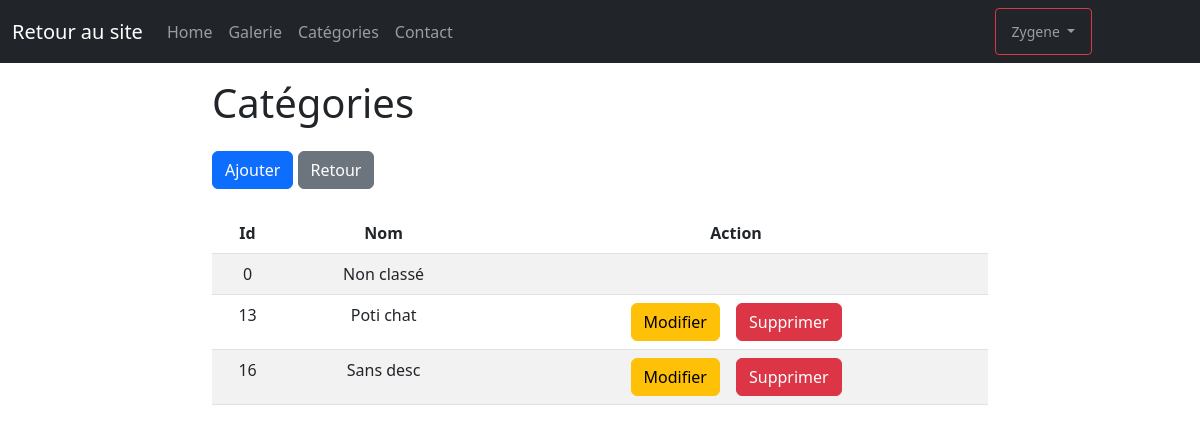
The app's page /admin/categorie.php (signed in), older data.
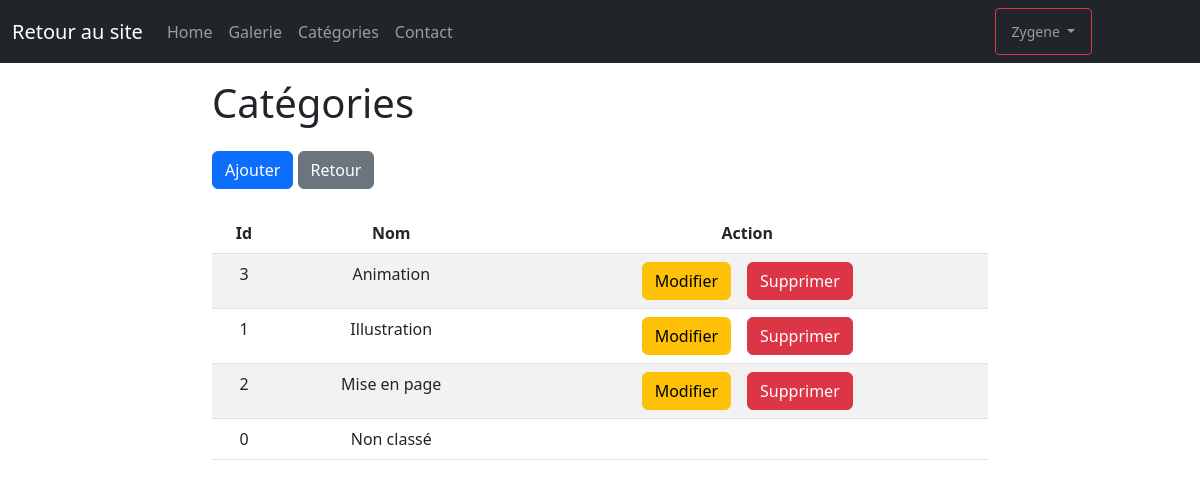
The same page, newer data.
### tables this page shows
CREATE TABLE IF NOT EXISTS `categorie` (
  `id` int NOT NULL AUTO_INCREMENT,
  `nom` varchar(255) NOT NULL,
  `description` text NOT NULL,
  PRIMARY KEY (`id`)
);

### admin/categorie.php (the view, shortened to what this page needs)
<?php
    require "../connexion.php";
?>
<!DOCTYPE html>
<html lang="fr">
<head>
    <link rel="stylesheet" href="../bootstrap/css/bootstrap.min.css">
</head>
<body>
    <?php
        include("partials/header.php");
    ?>
    <div class="container col-8">
        <div class="mb-3">
            <h1 class="my-3">Catégories</h1>
                <div>
                    <a href="addCategorie.php" class="btn btn-primary my-2">Ajouter</a>
                    <a href="dashboard.php" class="btn btn-secondary">Retour</a>
                </div>
            </div>
        <table class="table table-striped">
            <thead>
                <tr>
                    <th class='text-center'>Id</th>
                    <th class='text-center'>Nom</th>
                    <th class='text-center'>Action</th>
                </tr>
            </thead>
            <tbody>
                <?php
                    $req = $bdd->query("SELECT * FROM categorie ORDER BY nom ASC");
                    while($don = $req->fetch())
                    {
                        echo "<tr>";
                            echo "<td class='text-center'>".$don['id']."</td>";
                            echo "<td class='text-center'>".$don['nom']."</td>";
                            echo "<td class='text-center'>";
                            if($don['id']!=0)
                            {
                                echo "<a href='updateCategorie.php?id=".$don['id']."' class='btn btn-warning mx-2'>Modifier</a>";
                                echo "<a href='categorie.php?delete=".$don['id']."' class='btn btn-danger mx-2'>Supprimer</a>";
                            }
                            echo "</td>";
                        echo "</tr>";
                    }
                ?>
            </tbody>
        </table>
    </div>
</body>
</html>

Row changes from the older to the newer data that the page shows:
removed categorie: id "13", nom "Poti chat"
removed categorie: id "16", nom "Sans desc"
added categorie: id "3", nom "Animation"
added categorie: id "1", nom "Illustration"
added categorie: id "2", nom "Mise en page"
